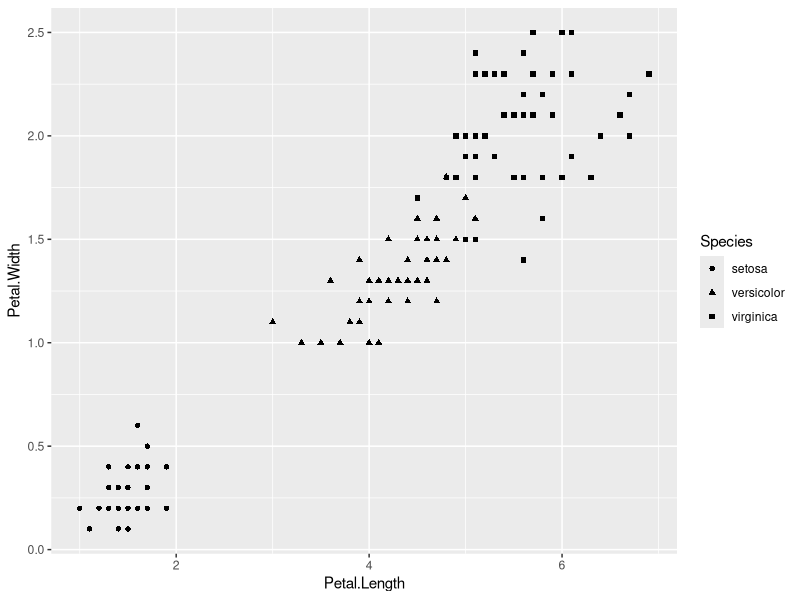
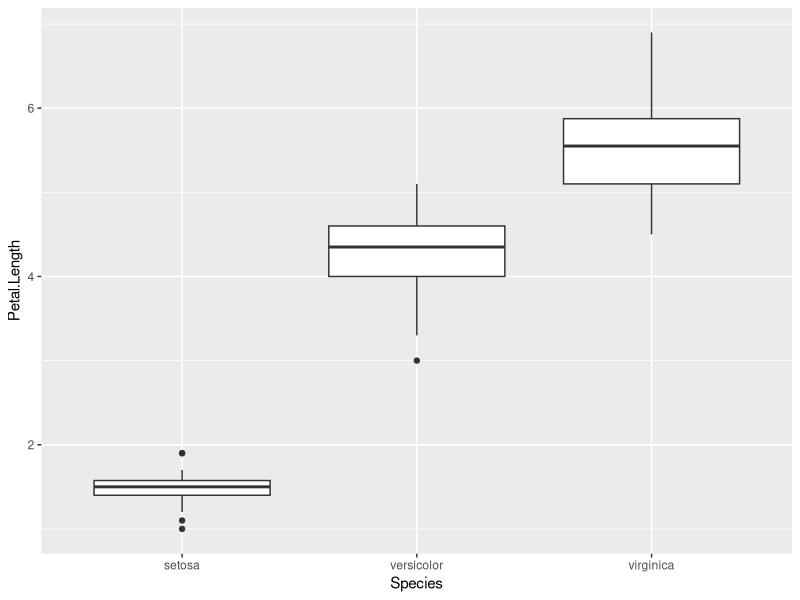
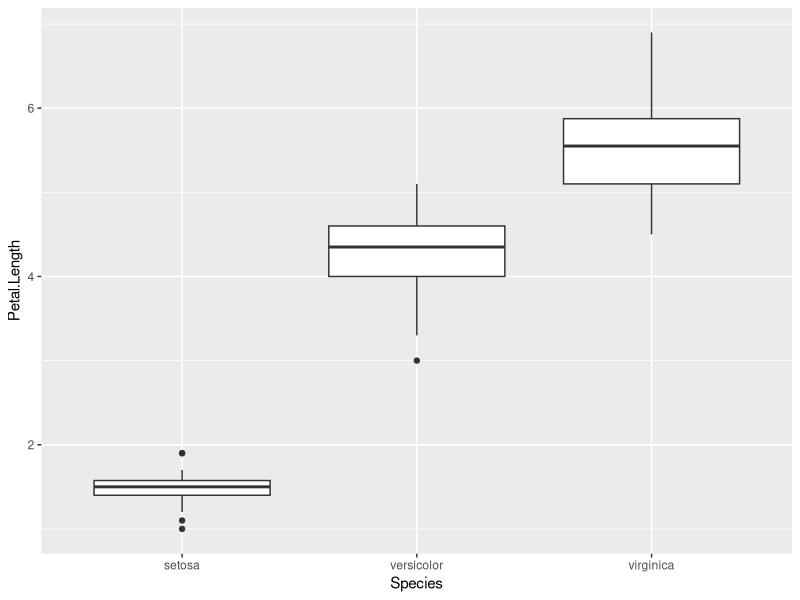

The R source for these figures, in order:
## ---- chunk 1
#| label: setup
#| output: false
#| echo: false

if (!require("ggplot2")) install.packages("ggplot2")
## ---- chunk 2
#| echo: fenced
#| label: fig-iris
#| fig-cap: Un gráfico de dispersión.

iris |> 
  ggplot2::ggplot(
    ggplot2::aes(
      Petal.Length,
      Petal.Width,
      shape = Species
    )
  ) + 
  ggplot2::geom_point()
## ---- chunk 3
#| echo: fenced
#| label: suppfig-iris
#| fig-cap: Gráfico de dispersión.

iris |> 
  ggplot2::ggplot(
    ggplot2::aes(
      Species,
      Petal.Length
    )
  ) + 
  ggplot2::geom_boxplot()
## ---- chunk 4
#| echo: false
iris |> 
  ggplot2::ggplot(
    ggplot2::aes(
      Species,
      Petal.Length
    )
  ) + 
  ggplot2::geom_boxplot()
